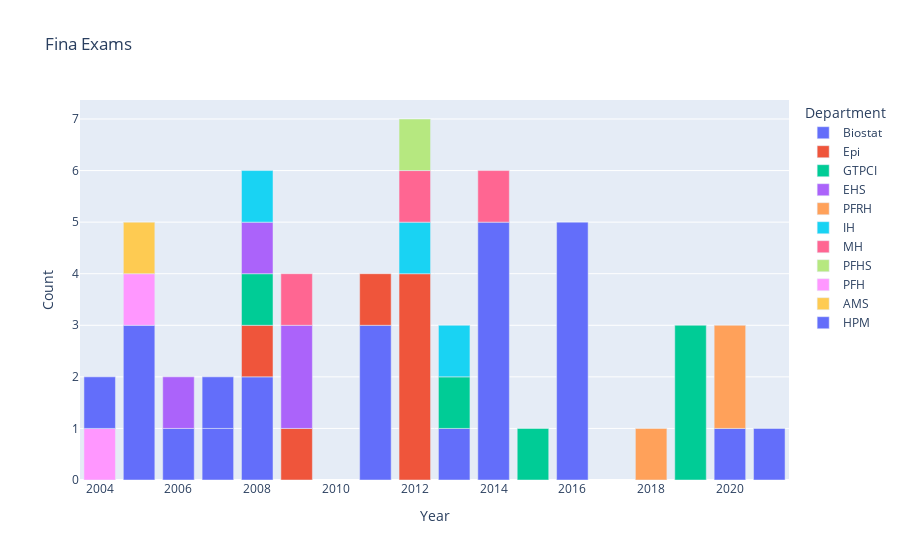

The notebook cell saved with this chart:
### Code cell
fig = px.bar(exams[ exams['Exam'] == "final"], x = "Year", y = "Count", color = "Department", title = "Fina Exams")
fig.show()

### Figure 1 — Plotly figure (JSON) as saved in the notebook; plotly's stock layout.template omitted (floating-point values rounded to 4 significant figures)
{"data": [{"alignmentgroup": "True", "hovertemplate": "Department=Biostat<br>Year=%{x}<br>Count=%{y}<extra></extra>", "legendgroup": "Biostat", "marker": {"color": "#636efa", "pattern": {"shape": ""}}, "name": "Biostat", "offsetgroup": "Biostat", "orientation": "v", "showlegend": true, "textposition": "auto", "type": "bar", "x": [2014, 2016, 2011, 2005, 2008, 2013, 2021, 2020, 2006, 2007], "xaxis": "x", "y": [5, 5, 3, 3, 2, 1, 1, 1, 1, 1], "yaxis": "y"}, {"alignmentgroup": "True", "hovertemplate": "Department=Epi<br>Year=%{x}<br>Count=%{y}<extra></extra>", "legendgroup": "Epi", "marker": {"color": "#EF553B", "pattern": {"shape": ""}}, "name": "Epi", "offsetgroup": "Epi", "orientation": "v", "showlegend": true, "textposition": "auto", "type": "bar", "x": [2012, 2011, 2009, 2008], "xaxis": "x", "y": [4, 1, 1, 1], "yaxis": "y"}, {"alignmentgroup": "True", "hovertemplate": "Department=GTPCI<br>Year=%{x}<br>Count=%{y}<extra></extra>", "legendgroup": "GTPCI", "marker": {"color": "#00cc96", "pattern": {"shape": ""}}, "name": "GTPCI", "offsetgroup": "GTPCI", "orientation": "v", "showlegend": true, "textposition": "auto", "type": "bar", "x": [2019, 2013, 2015, 2008], "xaxis": "x", "y": [3, 1, 1, 1], "yaxis": "y"}, {"alignmentgroup": "True", "hovertemplate": "Department=EHS<br>Year=%{x}<br>Count=%{y}<extra></extra>", "legendgroup": "EHS", "marker": {"color": "#ab63fa", "pattern": {"shape": ""}}, "name": "EHS", "offsetgroup": "EHS", "orientation": "v", "showlegend": true, "textposition": "auto", "type": "bar", "x": [2009, 2006, 2008], "xaxis": "x", "y": [2, 1, 1], "yaxis": "y"}, {"alignmentgroup": "True", "hovertemplate": "Department=PFRH<br>Year=%{x}<br>Count=%{y}<extra></extra>", "legendgroup": "PFRH", "marker": {"color": "#FFA15A", "pattern": {"shape": ""}}, "name": "PFRH", "offsetgroup": "PFRH", "orientation": "v", "showlegend": true, "textposition": "auto", "type": "bar", "x": [2020, 2018], "xaxis": "x", "y": [2, 1], "yaxis": "y"}, {"alignmentgroup": "True", "hovertemplate": "Department=IH<br>Year=%{x}<br>Count=%{y}<extra></extra>", "legendgroup": "IH", "marker": {"color": "#19d3f3", "pattern": {"shape": ""}}, "name": "IH", "offsetgroup": "IH", "orientation": "v", "showlegend": true, "textposition": "auto", "type": "bar", "x": [2013, 2012, 2008], "xaxis": "x", "y": [1, 1, 1], "yaxis": "y"}, {"alignmentgroup": "True", "hovertemplate": "Department=MH<br>Year=%{x}<br>Count=%{y}<extra></extra>", "legendgroup": "MH", "marker": {"color": "#FF6692", "pattern": {"shape": ""}}, "name": "MH", "offsetgroup": "MH", "orientation": "v", "showlegend": true, "textposition": "auto", "type": "bar", "x": [2012, 2014, 2009], "xaxis": "x", "y": [1, 1, 1], "yaxis": "y"}, {"alignmentgroup": "True", "hovertemplate": "Department=PFHS<br>Year=%{x}<br>Count=%{y}<extra></extra>", "legendgroup": "PFHS", "marker": {"color": "#B6E880", "pattern": {"shape": ""}}, "name": "PFHS", "offsetgroup": "PFHS", "orientation": "v", "showlegend": true, "textposition": "auto", "type": "bar", "x": [2012], "xaxis": "x", "y": [1], "yaxis": "y"}, {"alignmentgroup": "True", "hovertemplate": "Department=PFH<br>Year=%{x}<br>Count=%{y}<extra></extra>", "legendgroup": "PFH", "marker": {"color": "#FF97FF", "pattern": {"shape": ""}}, "name": "PFH", "offsetgroup": "PFH", "orientation": "v", "showlegend": true, "textposition": "auto", "type": "bar", "x": [2005, 2004], "xaxis": "x", "y": [1, 1], "yaxis": "y"}, {"alignmentgroup": "True", "hovertemplate": "Department=AMS<br>Year=%{x}<br>Count=%{y}<extra></extra>", "legendgroup": "AMS", "marker": {"color": "#FECB52", "pattern": {"shape": ""}}, "name": "AMS", "offsetgroup": "AMS", "orientation": "v", "showlegend": true, "textposition": "auto", "type": "bar", "x": [2005], "xaxis": "x", "y": [1], "yaxis": "y"}, {"alignmentgroup": "True", "hovertemplate": "Department=HPM<br>Year=%{x}<br>Count=%{y}<extra></extra>", "legendgroup": "HPM", "marker": {"color": "#636efa", "pattern": {"shape": ""}}, "name": "HPM", "offsetgroup": "HPM", "orientation": "v", "showlegend": true, "textposition": "auto", "type": "bar", "x": [2004, 2007], "xaxis": "x", "y": [1, 1], "yaxis": "y"}], "layout": {"autosize": true, "barmode": "relative", "legend": {"title": {"text": "Department"}, "tracegroupgap": 0}, "title": {"text": "Fina Exams"}, "xaxis": {"anchor": "y", "autorange": true, "domain": [0, 1], "range": [2004.0, 2022.0], "title": {"text": "Year"}, "type": "linear"}, "yaxis": {"anchor": "x", "autorange": true, "domain": [0, 1], "range": [0, 7.368], "title": {"text": "Count"}, "type": "linear"}}}
